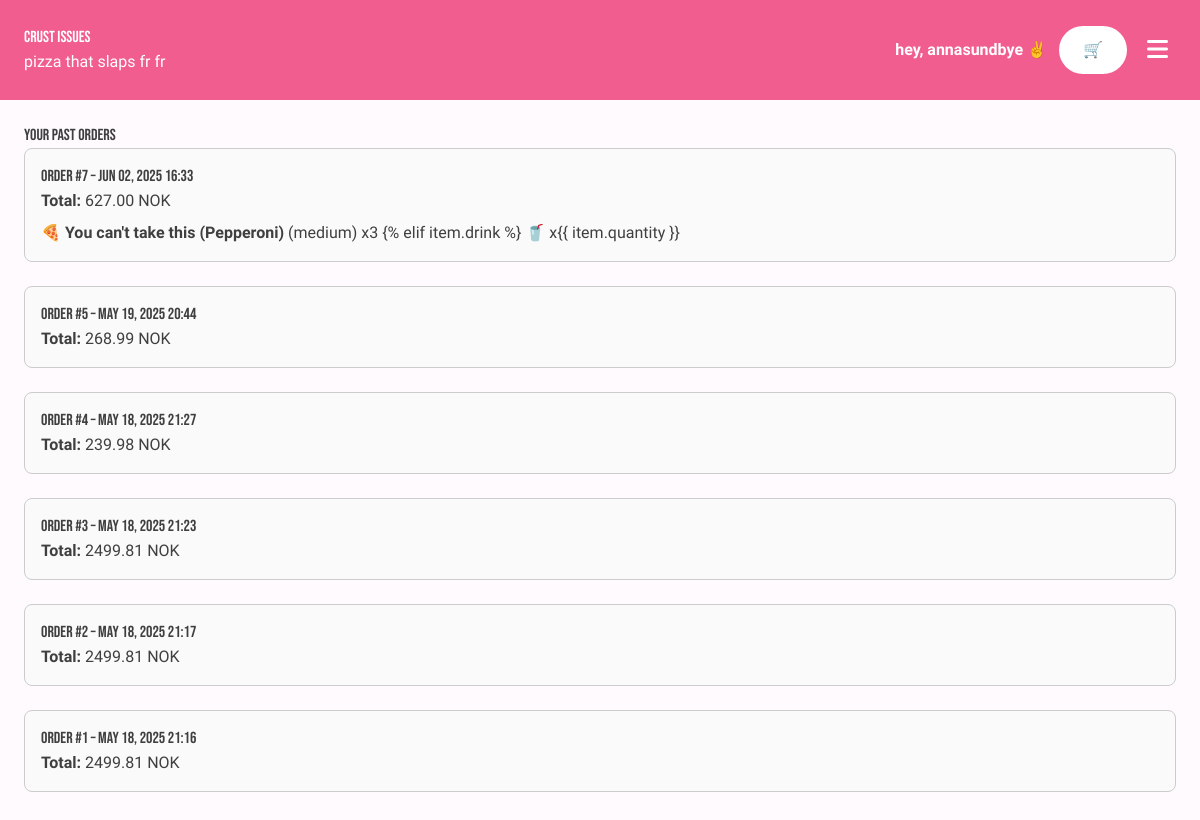
The page /order/history (signed in) on the database its author committed.
### application/models.py (models this page shows, shortened)
class Order(models.Model):
    user = models.ForeignKey(User, on_delete=models.CASCADE)
    created_at = models.DateTimeField(auto_now_add=True)
    total_price = models.DecimalField(max_digits=8, decimal_places=2)

class OrderItem(models.Model):
    order = models.ForeignKey(Order, related_name='orderitems', on_delete=models.CASCADE)
    pizza = models.ForeignKey(PizzaPrice, null=True, blank=True, on_delete=models.CASCADE)
    drink = models.ForeignKey(Drink, null=True, blank=True, on_delete=models.CASCADE)
    toppings = models.ManyToManyField(Topping, blank=True)
    quantity = models.PositiveIntegerField(default=1)

class PizzaPrice(models.Model):
    pizza = models.ForeignKey(Pizza, on_delete=models.CASCADE)
    size = models.ForeignKey(Size, on_delete=models.CASCADE)
    price = models.DecimalField(max_digits=6, decimal_places=2)
    class Meta:
        unique_together = ('pizza', 'size')

class Pizza(models.Model):
    name = models.CharField(max_length=100)
    base_price = models.DecimalField(max_digits=6, decimal_places=2)
    available_toppings = models.ManyToManyField(Topping, blank=True)
    icon = models.CharField(max_length=255)
    description = models.CharField(max_length=100)
    available = models.BooleanField(default=True, db_index=True)

class Size(models.Model):
    name = models.CharField(max_length=10)
    multiplier = models.DecimalField(max_digits=6, decimal_places=2, default=1.0)
    description = models.CharField(max_length=50, default="")
    def __str__(self):
        return self.name

### application/views.py (the view)
# urls.py: path("order/history", views.past_orders, name="past_orders"),
def past_orders(request):
    if not request.user.is_authenticated:
        return redirect("/login")
    orders = (
        Order.objects.filter(user=request.user)
        .prefetch_related("orderitems__pizza", "orderitems__drink", "orderitems__toppings")
        .order_by("-created_at")
    )
    return render(request, "past-orders.html", {"orders": orders})

### application/templates/past-orders.html (shortened to what this page needs)
{% extends "layout.html" %} {% block content %}
<div class="page">
  <h1>Your Past Orders</h1>
  {% if orders %} {% for order in orders %}
  <div class="order-card">
    <h2>Order #{{ order.id }} – {{ order.created_at|date:"M d, Y H:i" }}</h2>
    <p><strong>Total:</strong> {{ order.total_price }} NOK</p>
    <ul>
      {% for item in order.orderitems.all %}
      <li class="order-item">
        {% if item.pizza %} 🍕 <strong>{{ item.pizza.pizza.name }}</strong>
        ({{ item.pizza.size }}) x{{ item.quantity }}  {%
        elif item.drink %} 🥤 <strong>{{ item.drink.name }}</strong> x{{
        item.quantity }} {% endif %}
      </li>
      {% endfor %}
    </ul>
  </div>
  {% endfor %} {% else %}
  <p>You have no past orders yet.</p>
  {% endif %}
</div>
{% endblock %}

### application/templates/layout.html (shortened to what this page needs)
<!DOCTYPE html>
<html lang="en">
  <head>
    {% load static %}
    <link rel="stylesheet" href="{% static 'css/styles.css' %}" />
    <script src="https://cdn.jsdelivr.net/npm/@tailwindcss/browser@4"></script>
    <link
      href="{% static 'fontawesomefree/css/fontawesome.css' %}"
      rel="stylesheet"
      type="text/css"
    />
    <link
      href="{% static 'fontawesomefree/css/solid.css' %}"
      rel="stylesheet"
      type="text/css"
    />
    <link
      href="{% static 'fontawesomefree/css/brands.css' %}"
      rel="stylesheet"
      type="text/css"
    />
  </head>
  <body>
    <header class="header">
      <a href="{% url 'application:home' %}" class="bebas-neue">
        <h1>Crust Issues</h1>
        <p>pizza that slaps fr fr</p>
      </a>
      <nav class="row">
        {% if user.is_authenticated %}
        <a
          href="{% url 'application:profile' %}"
          style="color: var(--color-white); font-weight: 800"
        >
          hey, {{ user.username }} ✌️
        </a>
        {% else %}
        <a href="{% url 'application:login' %}">sign in bestie</a>
        {% endif %}
        <a class="cta cta-secondary" href="{% url 'application:cart' %}">🛒 </a>
        {% include "components/dropdown-menu.html" %}
      </nav>
    </header>
    <main class="min-h-screen pb-12">{% block content %} {% endblock %}</main>
  </body>
</html>

### application/static/css/styles.css (style rules this page uses)
* { font-family: "Quicksand", sans-serif; }
:root { --color-purple: rgb(254, 250, 254); --color-pink: rgb(240, 93, 142); --color-white: white; --color-turqoise: rgb(107, 227, 219); --color-light-turqoise: rgb(197, 248, 244); --color-yellow: rgb(255, 253, 195); --color-black: rgb(63, 63, 63); --spacing-small: 0.5rem; --spacing-medium: 0.75rem; --spacing-large: 1.5rem; --rounded: 35px; --rounded-full: 50%; color: var(--color-black); }
main { background-color: var(--color-purple); }
h1, h2 { font-family: "Bebas Neue", sans-serif; }
.bebas-neue { font-family: "Bebas Neue", sans-serif; }
.header { position: sticky; top: 0; z-index: 999; background-color: var(--color-pink); display: flex; justify-content: space-between; align-items: center; padding: var(--spacing-large); }
.page { padding: var(--spacing-medium); min-height: 100vh; }
a { text-decoration: none; color: var(--color-white); }
.cta { padding: var(--spacing-medium) var(--spacing-large); font-weight: 900; text-align: center; }
.cta-secondary { background-color: var(--color-white); color: var(--color-pink); border-radius: var(--rounded); }
.row { display: flex; gap: var(--spacing-medium); align-items: center; }
.page { padding: var(--spacing-large); }
.order-card { border: 1px solid #ccc; padding: 1rem; margin-bottom: 1.5rem; border-radius: 8px; background-color: #fafafa; }
.order-item { margin-top: 0.5rem; }

### rows shown on the page
Order: id "7", created_at "Jun 02, 2025 16:33", total_price "627.00"
OrderItem: pizza.pizza.name "You can't take this (Pepperoni)", pizza.size "medium", quantity "3"
Order: id "5", created_at "May 19, 2025 20:44", total_price "268.99"
Order: id "4", created_at "May 18, 2025 21:27", total_price "239.98"
Order: id "3", created_at "May 18, 2025 21:23", total_price "2499.81"
Order: id "2", created_at "May 18, 2025 21:17", total_price "2499.81"
Order: id "1", created_at "May 18, 2025 21:16", total_price "2499.81"

### other values the page prints
{{ user.username }} "annasundbye"
